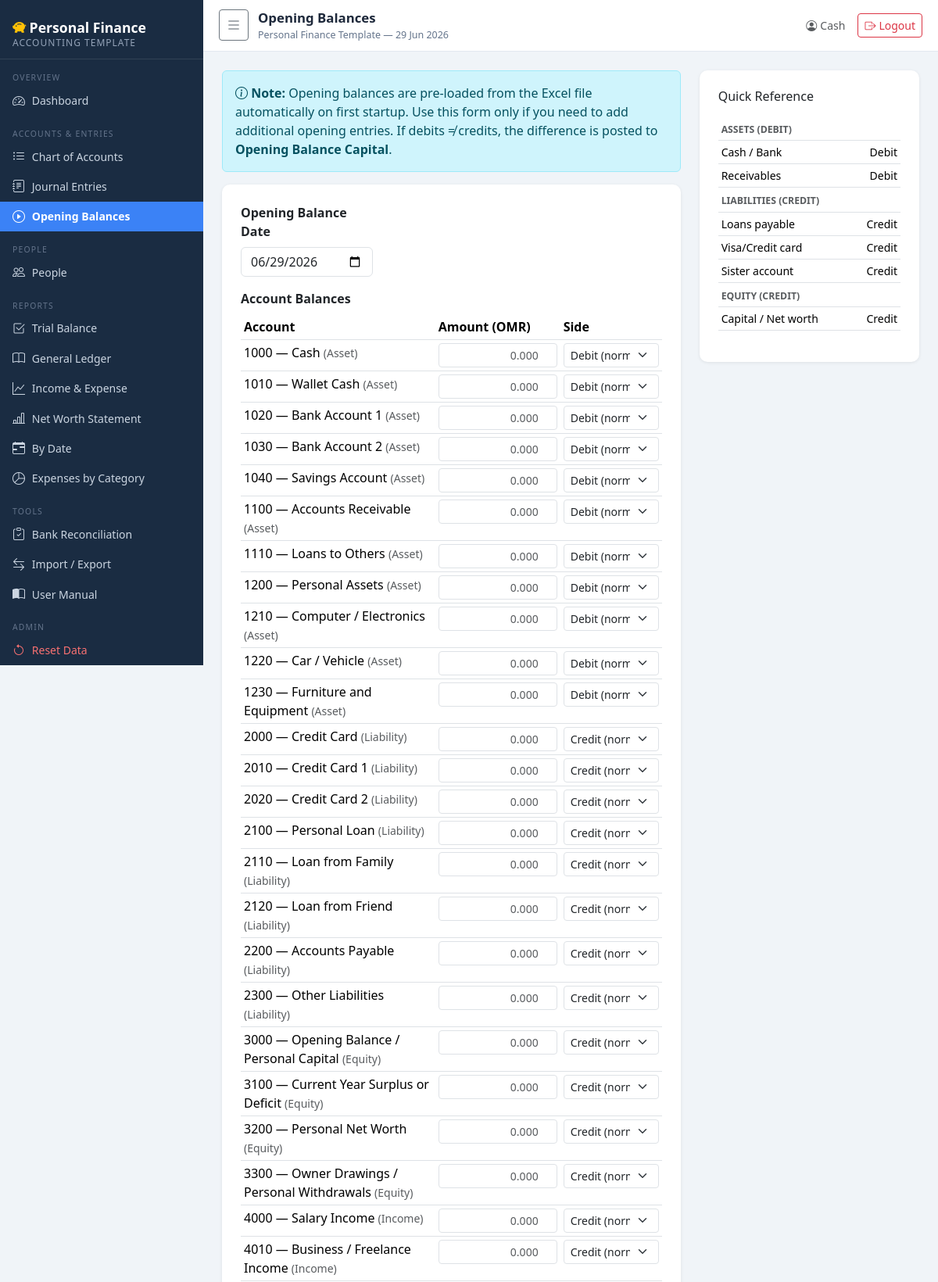
/opening-balances (signed in, upper part), run on the app's committed database.
### app.py (models this page shows, shortened)
class Account(db.Model):
    __tablename__ = 'account'
    id = db.Column(db.Integer, primary_key=True)
    code = db.Column(db.String(20), unique=True, nullable=False)
    name = db.Column(db.String(200), nullable=False)
    account_type = db.Column(db.String(50), nullable=False)
    parent_account_id = db.Column(db.Integer, db.ForeignKey('account.id'), nullable=True)
    description = db.Column(db.Text)
    is_active = db.Column(db.Boolean, default=True)
    created_at = db.Column(db.DateTime, default=datetime.utcnow)
    parent = db.relationship('Account', remote_side='Account.id',
                             backref=db.backref('children', lazy='dynamic'))
    @property
    def computed_normal_balance(self):
        if self.account_type in ('Asset', 'Expense'):
            return 'Debit'
        return 'Credit'

### app.py (the view, shortened to what this page needs)
@app.route('/opening-balances', methods=['GET', 'POST'])
@login_required
def opening_balances():
    accounts = Account.query.filter_by(is_active=True).order_by(Account.code).all()
    ob_account = next((a for a in Account.query.all()
                       if 'opening balance' in a.name.lower() or 'personal capital' in a.name.lower()), None)
    return render_template('opening_balances.html', accounts=accounts,
                           ob_account=ob_account, today=date.today().isoformat())

### app.py (called while the page is built)
def login_required(f):
    @wraps(f)
    def decorated(*args, **kwargs):
        if not session.get('logged_in'):
            return redirect(url_for('login', next=request.path))
        return f(*args, **kwargs)
    return decorated

@app.context_processor
def inject_globals():
    return {'now': datetime.utcnow()}

### templates/opening_balances.html (shortened to what this page needs)
{% extends 'base.html' %}
{% block page_title %}Opening Balances{% endblock %}
{% block content %}
<div class="row">
  <div class="col-lg-8">
    <div class="alert alert-info mb-3">
      <strong><i class="bi bi-info-circle"></i> Note:</strong>
      Opening balances are pre-loaded from the Excel file automatically on first startup.
      Use this form only if you need to add additional opening entries.
      If debits ≠ credits, the difference is posted to <strong>Opening Balance Capital</strong>.
    </div>
    <div class="form-card">
      <form method="post">
        <div class="row g-3 mb-3">
          <div class="col-sm-4">
            <label class="form-label fw-semibold">Opening Balance Date</label>
            <input type="date" name="ob_date" class="form-control" value="{{ today }}">
          </div>
        </div>
        <p class="fw-semibold mb-2">Account Balances</p>
        <div class="table-responsive">
          <table class="table table-sm">
            <thead>
              <tr>
                <th>Account</th>
                <th style="width:160px">Amount (OMR)</th>
                <th style="width:130px">Side</th>
              </tr>
            </thead>
            <tbody>
              {% for a in accounts %}
              <tr>
                <td>
                  {{ a.code }} — {{ a.name }}
                  <small class="text-muted">({{ a.account_type }})</small>
                </td>
                <td>
                  <input name="amount" type="number" step="0.001" min="0"
                         class="form-control form-control-sm text-end" placeholder="0.000">
                </td>
                <td>
                  <select name="side" class="form-select form-select-sm">
                    <option value="{{ 'debit' if a.computed_normal_balance == 'Debit' else 'credit' }}"
                            selected>
                      {{ a.computed_normal_balance }} (normal)
                    </option>
                  </select>
                </td>
              </tr>
              {% endfor %}
            </tbody>
          </table>
        </div>
      </form>
    </div>
  </div>
  <div class="col-lg-4">
    <div class="form-card">
      <h6 class="mb-3">Quick Reference</h6>
      <table class="table table-sm small">
        <tbody>
          <tr><td colspan="2" class="fw-semibold text-muted text-uppercase small pt-2">Assets (Debit)</td></tr>
          <tr><td>Cash / Bank</td><td class="text-end">Debit</td></tr>
          <tr><td>Receivables</td><td class="text-end">Debit</td></tr>
          <tr><td colspan="2" class="fw-semibold text-muted text-uppercase small pt-2">Liabilities (Credit)</td></tr>
          <tr><td>Loans payable</td><td class="text-end">Credit</td></tr>
          <tr><td>Visa/Credit card</td><td class="text-end">Credit</td></tr>
          <tr><td>Sister account</td><td class="text-end">Credit</td></tr>
          <tr><td colspan="2" class="fw-semibold text-muted text-uppercase small pt-2">Equity (Credit)</td></tr>
          <tr><td>Capital / Net worth</td><td class="text-end">Credit</td></tr>
        </tbody>
      </table>
    </div>
  </div>
</div>
{% endblock %}

### templates/base.html (shortened to what this page needs)
<!DOCTYPE html>
<html lang="en">
<head>
<link rel="stylesheet" href="https://cdn.jsdelivr.net/npm/bootstrap@5.3.2/dist/css/bootstrap.min.css">
<link rel="stylesheet" href="https://cdn.jsdelivr.net/npm/bootstrap-icons@1.11.3/font/bootstrap-icons.min.css">
<link rel="stylesheet" href="{{ url_for('static', filename='style.css') }}">
</head>
<body>
<nav id="sidebar">
  <div class="sidebar-brand">
    <p class="app-title"><i class="bi bi-piggy-bank-fill text-warning me-1"></i>Personal Finance</p>
    <h6>Accounting Template</h6>
  </div>
  <div class="nav-section">
    <div class="nav-section-label">Overview</div>
    <a class="nav-link {% if request.endpoint == 'dashboard' %}active{% endif %}" href="{{ url_for('dashboard') }}">
      <i class="bi bi-speedometer2"></i> Dashboard
    </a>
  </div>
  <div class="nav-section">
    <div class="nav-section-label">Accounts &amp; Entries</div>
    <a class="nav-link {% if request.endpoint in ['accounts','account_new','account_edit'] %}active{% endif %}" href="{{ url_for('accounts') }}">
      <i class="bi bi-list-ul"></i> Chart of Accounts
    </a>
    <a class="nav-link {% if request.endpoint in ['journal_entries','journal_entry_detail','journal_entry_new','journal_entry_edit'] %}active{% endif %}" href="{{ url_for('journal_entries') }}">
      <i class="bi bi-journal-text"></i> Journal Entries
    </a>
    <a class="nav-link {% if request.endpoint == 'opening_balances' %}active{% endif %}" href="{{ url_for('opening_balances') }}">
      <i class="bi bi-play-circle"></i> Opening Balances
    </a>
  </div>
  <div class="nav-section">
    <div class="nav-section-label">People</div>
    <a class="nav-link {% if request.endpoint in ['people','person_new','person_edit'] %}active{% endif %}" href="{{ url_for('people') }}">
      <i class="bi bi-people"></i> People
    </a>
  </div>
  <div class="nav-section">
    <div class="nav-section-label">Reports</div>
    <a class="nav-link {% if request.endpoint == 'trial_balance' %}active{% endif %}" href="{{ url_for('trial_balance') }}">
      <i class="bi bi-check2-square"></i> Trial Balance
    </a>
    <a class="nav-link {% if request.endpoint == 'general_ledger' %}active{% endif %}" href="{{ url_for('general_ledger') }}">
      <i class="bi bi-book"></i> General Ledger
    </a>
    <a class="nav-link {% if request.endpoint == 'income_expense' %}active{% endif %}" href="{{ url_for('income_expense') }}">
      <i class="bi bi-graph-up"></i> Income &amp; Expense
    </a>
    <a class="nav-link {% if request.endpoint == 'balance_sheet' %}active{% endif %}" href="{{ url_for('balance_sheet') }}">
      <i class="bi bi-bar-chart-line"></i> Net Worth Statement
    </a>
    <a class="nav-link {% if request.endpoint == 'transactions_by_date' %}active{% endif %}" href="{{ url_for('transactions_by_date') }}">
      <i class="bi bi-calendar-range"></i> By Date
    </a>
    <a class="nav-link {% if request.endpoint == 'expenses_by_category' %}active{% endif %}" href="{{ url_for('expenses_by_category') }}">
      <i class="bi bi-pie-chart"></i> Expenses by Category
    </a>
  </div>
  <div class="nav-section">
    <div class="nav-section-label">Tools</div>
    <a class="nav-link {% if request.endpoint in ['bank_reconciliation','reconciliation_new','reconciliation_edit'] %}active{% endif %}" href="{{ url_for('bank_reconciliation') }}">
      <i class="bi bi-clipboard-check"></i> Bank Reconciliation
    </a>
    <a class="nav-link {% if request.endpoint == 'import_export' %}active{% endif %}" href="{{ url_for('import_export') }}">
      <i class="bi bi-arrow-left-right"></i> Import / Export
    </a>
    <a class="nav-link {% if request.endpoint == 'manual' %}active{% endif %}" href="{{ url_for('manual') }}">
      <i class="bi bi-book-half"></i> User Manual
    </a>
  </div>
  <div class="nav-section">
    <div class="nav-section-label">Admin</div>
    <a class="nav-link {% if request.endpoint == 'admin_reset' %}active{% endif %}" href="{{ url_for('admin_reset') }}" style="color:#f87171">
      <i class="bi bi-arrow-counterclockwise"></i> Reset Data
    </a>
  </div>
</nav>
<div id="main-content">
  <header class="topbar no-print">
    <button class="btn btn-sm btn-outline-secondary" id="sidebar-toggle" title="Toggle sidebar">
      <i class="bi bi-list fs-5"></i>
    </button>
    <div>
      <p class="topbar-title mb-0">{% block page_title %}{% endblock %}</p>
      <p class="topbar-subtitle mb-0">{% block page_subtitle %}Personal Finance Template — {{ now.strftime('%d %b %Y') }}{% endblock %}</p>
    </div>
    <div class="ms-auto d-flex align-items-center gap-3">
      {% if session.get('logged_in') %}
      <span class="text-muted small d-none d-md-inline">
        <i class="bi bi-person-circle me-1"></i>{{ session.get('username', 'admin') }}
      </span>
      <a href="{{ url_for('logout') }}" class="btn btn-sm btn-outline-danger" title="Sign out">
        <i class="bi bi-box-arrow-right me-1"></i>Logout
      </a>
      {% endif %}
    </div>
  </header>
  <div class="page-body">
    {% block content %}{% endblock %}
  </div>
</div>
</body>
</html>

### static/style.css (style rules this page uses)
:root { --sidebar-width: 260px; --primary-color: #2c6fad; --sidebar-bg: #1a2c42; --sidebar-text: #cbd5e1; --sidebar-active: #3b82f6; }
body { font-family: 'Segoe UI', system-ui, sans-serif; background: #f0f4f8; margin: 0; }
#sidebar { width: var(--sidebar-width); min-height: 100vh; background: var(--sidebar-bg); color: var(--sidebar-text); position: fixed; top: 0; left: 0; z-index: 100; overflow-y: auto; transition: transform 0.25s ease; }
#sidebar .sidebar-brand { padding: 1.2rem 1rem 0.8rem; border-bottom: 1px solid rgba(255,255,255,0.1); }
#sidebar .sidebar-brand h6 { font-size: 0.75rem; text-transform: uppercase; letter-spacing: 1px; color: #94a3b8; margin: 0; }
#sidebar .sidebar-brand .app-title { font-size: 1.1rem; font-weight: 700; color: #fff; margin: 0.15rem 0 0; }
#sidebar .nav-section { padding: 0.6rem 0 0; }
#sidebar .nav-section-label { font-size: 0.65rem; text-transform: uppercase; letter-spacing: 1.2px; color: #64748b; padding: 0.4rem 1rem 0.1rem; }
#sidebar .nav-link { display: flex; align-items: center; gap: 0.55rem; color: var(--sidebar-text); padding: 0.45rem 1rem; font-size: 0.875rem; border-radius: 0; transition: background 0.15s, color 0.15s; }
#sidebar .nav-link.active { background: var(--sidebar-active); color: #fff; font-weight: 600; }
#sidebar .nav-link .bi { font-size: 1rem; flex-shrink: 0; }
#main-content { margin-left: var(--sidebar-width); min-height: 100vh; transition: margin-left 0.25s ease; }
.topbar { background: #fff; border-bottom: 1px solid #e2e8f0; padding: 0.65rem 1.25rem; display: flex; align-items: center; gap: 0.75rem; position: sticky; top: 0; z-index: 50; }
.topbar-title { font-size: 1.05rem; font-weight: 600; color: #1e293b; margin: 0; }
.topbar-subtitle { font-size: 0.78rem; color: #64748b; margin: 0; }
.page-body { padding: 1.5rem; }
.form-card { background: #fff; border-radius: 10px; box-shadow: 0 1px 4px rgba(0,0,0,0.08); padding: 1.5rem; }

### data on the page
Account: get "Cash", code "1000", name "Cash", account_type "Asset", side "Debit (normal)"
Account: code "1010", name "Wallet Cash", account_type "Asset", side "Debit (normal)"
Account: code "1020", name "Bank Account 1", account_type "Asset", side "Debit (normal)"
Account: code "1030", name "Bank Account 2", account_type "Asset", side "Debit (normal)"
Account: code "1040", name "Savings Account", account_type "Asset", side "Debit (normal)"
Account: code "1100", name "Accounts Receivable", account_type "Asset", side "Debit (normal)"
Account: code "1110", name "Loans to Others", account_type "Asset", side "Debit (normal)"
Account: code "1200", name "Personal Assets", account_type "Asset", side "Debit (normal)"
Account: code "1210", name "Computer / Electronics", account_type "Asset", side "Debit (normal)"
Account: code "1220", name "Car / Vehicle", account_type "Asset", side "Debit (normal)"
Account: code "1230", name "Furniture and Equipment", account_type "Asset", side "Debit (normal)"
Account: code "2000", name "Credit Card", account_type "Liability", side "Credit (normal)"
Account: code "2010", name "Credit Card 1", account_type "Liability", side "Credit (normal)"
Account: code "2020", name "Credit Card 2", account_type "Liability", side "Credit (normal)"
Account: code "2100", name "Personal Loan", account_type "Liability", side "Credit (normal)"
Account: code "2110", name "Loan from Family", account_type "Liability", side "Credit (normal)"
Account: code "2120", name "Loan from Friend", account_type "Liability", side "Credit (normal)"
Account: code "2200", name "Accounts Payable", account_type "Liability", side "Credit (normal)"
Account: code "2300", name "Other Liabilities", account_type "Liability", side "Credit (normal)"
Account: code "3000", name "Opening Balance / Personal Capital", account_type "Equity", side "Credit (normal)"
Account: code "3100", name "Current Year Surplus or Deficit", account_type "Equity", side "Credit (normal)"
Account: code "3200", name "Personal Net Worth", account_type "Equity", side "Credit (normal)"
Account: code "3300", name "Owner Drawings / Personal Withdrawals", account_type "Equity", side "Credit (normal)"
Account: code "4000", name "Salary Income", account_type "Income", side "Credit (normal)"
Account: code "4010", name "Business / Freelance Income", account_type "Income", side "Credit (normal)"
